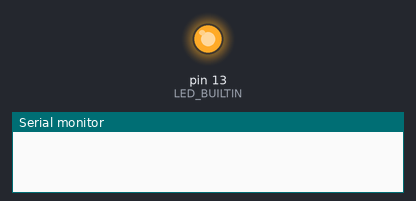
Bench run of a sketch on a simulated Arduino Uno, built with avr-gcc and run on an emulated ATmega328P. Parts: output pins drawn as LEDs (lit = HIGH), the last lines printed to the serial monitor.

Above: at 0.2 s.
At 20.5 s:
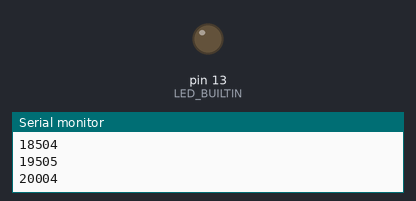
Timing chart, 0 to 21.5 s (numbered marks = the images above):
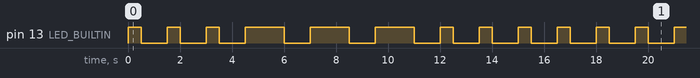

Measured:
- by itself, pin 13 (LED_BUILTIN): repeats every 16.5 s: 2 × (LOW 1.0 s, HIGH 0.50 s), 3 × (LOW 1.0 s, HIGH 1.5 s), 4 × (LOW 1.0 s, HIGH 0.50 s)
- by itself, everything shown: repeats every 16.5 s, in 18 steps

The sketch:

SOS.ino
```cpp
void setup() {
  // initialize digital pin LED_BUILTIN as an output.
  Serial.begin(9600);
  pinMode(LED_BUILTIN, OUTPUT);

}


void loop() {


  // put your main code here, to run repeatedly:
 digitalWrite(LED_BUILTIN, HIGH); // turn the LED on (HIGH is the voltage level)
 delay(500);
 Serial.println(millis());
 digitalWrite(LED_BUILTIN, LOW);  // turn the LED off by making the voltage LOW
 delay(1000);
 Serial.println(millis());
 digitalWrite(LED_BUILTIN, HIGH); // turn the LED on (HIGH is the voltage level)
 delay(500);
 Serial.println(millis());
 digitalWrite(LED_BUILTIN, LOW);  // turn the LED off by making the voltage LOW
 delay(1000);
 Serial.println(millis());
 digitalWrite(LED_BUILTIN, HIGH); // turn the LED on (HIGH is the voltage level)
 delay(500);
 Serial.println(millis());
 digitalWrite(LED_BUILTIN, LOW);  // turn the LED off by making the voltage LOW
 delay(1000);
 Serial.println(millis());

 digitalWrite(LED_BUILTIN, HIGH); // turn the LED on (HIGH is the voltage level)
 delay(1500);
 Serial.println(millis());
 digitalWrite(LED_BUILTIN, LOW);  // turn the LED off by making the voltage LOW
 delay(1000);
 Serial.println(millis());
 digitalWrite(LED_BUILTIN, HIGH); // turn the LED on (HIGH is the voltage level)
 delay(1500);
 Serial.println(millis());
 digitalWrite(LED_BUILTIN, LOW);  // turn the LED off by making the voltage LOW
 delay(1000);
 Serial.println(millis());
 digitalWrite(LED_BUILTIN, HIGH); // turn the LED on (HIGH is the voltage level)
 delay(1500);
 Serial.println(millis());
 digitalWrite(LED_BUILTIN, LOW);  // turn the LED off by making the voltage LOW
 delay(1000);
 Serial.println(millis());


 digitalWrite(LED_BUILTIN, HIGH); // turn the LED on (HIGH is the voltage level)
 delay(500);
 Serial.println(millis());
 digitalWrite(LED_BUILTIN, LOW);  // turn the LED off by making the voltage LOW
 delay(1000);
 Serial.println(millis());
 digitalWrite(LED_BUILTIN, HIGH); // turn the LED on (HIGH is the voltage level)
 delay(500);
 Serial.println(millis());
 digitalWrite(LED_BUILTIN, LOW);  // turn the LED off by making the voltage LOW
 delay(1000);
 Serial.println(millis());
 digitalWrite(LED_BUILTIN, HIGH); // turn the LED on (HIGH is the voltage level)
 delay(500);
 Serial.println(millis());
 digitalWrite(LED_BUILTIN, LOW);  // turn the LED off by making the voltage LOW
 delay(1000);
 Serial.println(millis());


}
```
